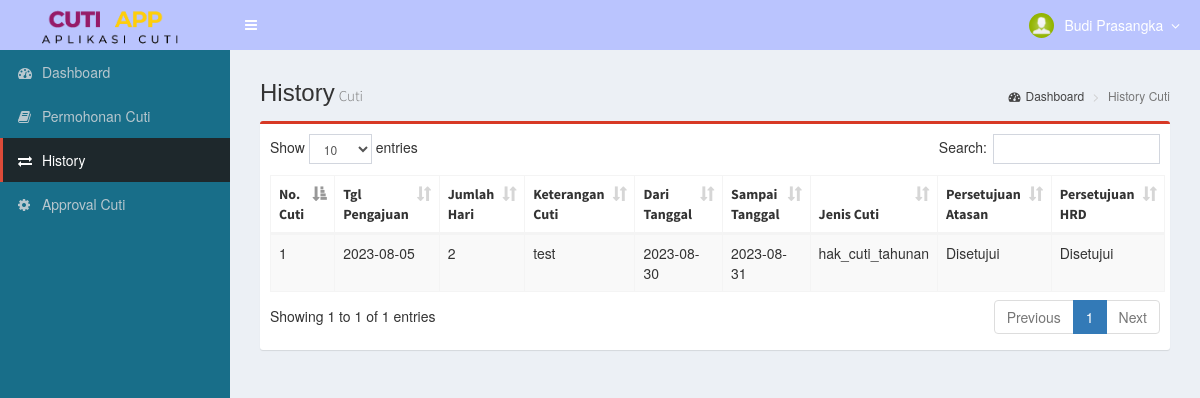
/home-karyawan.php?page=history-cuti-karyawan (signed in), run on the app's committed database.
### tables this page shows
CREATE TABLE `tb_cuti` (
  `id` int NOT NULL,
  `nik` varchar(10) NOT NULL,
  `jenis_cuti` varchar(255) NOT NULL,
  `mulai` date NOT NULL,
  `selesai` date NOT NULL,
  `lama` int NOT NULL,
  `alasan` text NOT NULL,
  `depApproval` tinyint(1) DEFAULT NULL,
  `depApproval_at` timestamp NULL DEFAULT NULL,
  `sdmApproval` tinyint(1) DEFAULT NULL,
  `sdmApproval_at` timestamp NULL DEFAULT NULL,
  `soft_delete` tinyint(1) DEFAULT NULL,
  `created_at` timestamp NOT NULL DEFAULT CURRENT_TIMESTAMP,
  `updated_at` timestamp NOT NULL DEFAULT CURRENT_TIMESTAMP ON UPDATE CURRENT_TIMESTAMP
);

### pages/transaksi/history-cuti-karyawan.php (the view, shortened to what this page needs)
<section class="content-header">
  <h1>History<small>Cuti</small></h1>
  <ol class="breadcrumb">
    <li><a href="home-karyawan.php"><i class="fa fa-dashboard"></i>Dashboard</a></li>
    <li class="active">History Cuti</li>
  </ol>
</section>
<section class="content">
  <div class="row">
    <div class="col-md-12">
      <div class="box box-primary">
        <div class="box-body" style="overflow-x: auto;">
          <div>
          </div>
          <table id="example1" class="table table-bordered table-striped">
            <thead>
              <tr>
                <th>No. Cuti</th>
                <th>Tgl Pengajuan</th>
                <th>Jumlah Hari</th>
                <th>Keterangan Cuti</th>
                <th>Dari Tanggal</th>
                <th>Sampai Tanggal</th>
                <th>Jenis Cuti</th>
                <th>Persetujuan Atasan</th>
                <th>Persetujuan HRD</th>
              </tr>
            </thead>
            <tbody>
              <?php
              include './dist/koneksi.php';
              $dataCuti = mysqli_query($con, "SELECT * FROM tb_cuti WHERE nik='$_SESSION[nik]'");
              $no = 1;
              while ($row = mysqli_fetch_assoc($dataCuti)) {
                $timestamp = strtotime($row['created_at']);
                $date = date("Y-m-d", $timestamp);
                $dep = ($row['depApproval'] === '1') ? 'Disetujui' : (($row['depApproval'] === '0') ? 'Ditolak' : 'Menunggu Persetujuan');
                $sdm = ($row['sdmApproval'] === '1') ? 'Disetujui' : (($row['sdmApproval'] === '0') ? 'Ditolak' : 'Menunggu Persetujuan')
              ?>
                <tr>
                  <td><?= $no++ ?></td>
                  <td><?= $date ?></td>
                  <td><?= $row['lama'] ?></td>
                  <td><?= $row['alasan'] ?></td>
                  <td><?= $row['mulai'] ?></td>
                  <td><?= $row['selesai'] ?></td>
                  <td><?= $row['jenis_cuti'] ?></td>
                  <td><?= $dep ?></td>
                  <td><?= $sdm ?></td>
                </tr>
              <?php
              } ?>
            </tbody>
          </table>
        </div>
      </div>
    </div>
  </div>
</section>

### data on the page
tb_cuti: created_at "2023-08-05", lama "2", alasan "test", mulai "2023-08-30", selesai "2023-08-31", jenis_cuti "hak_cuti_tahunan", depApproval "Disetujui", sdmApproval "Disetujui"

### other printed values
$_SESSION['nama_kry'] "Budi Prasangka"
